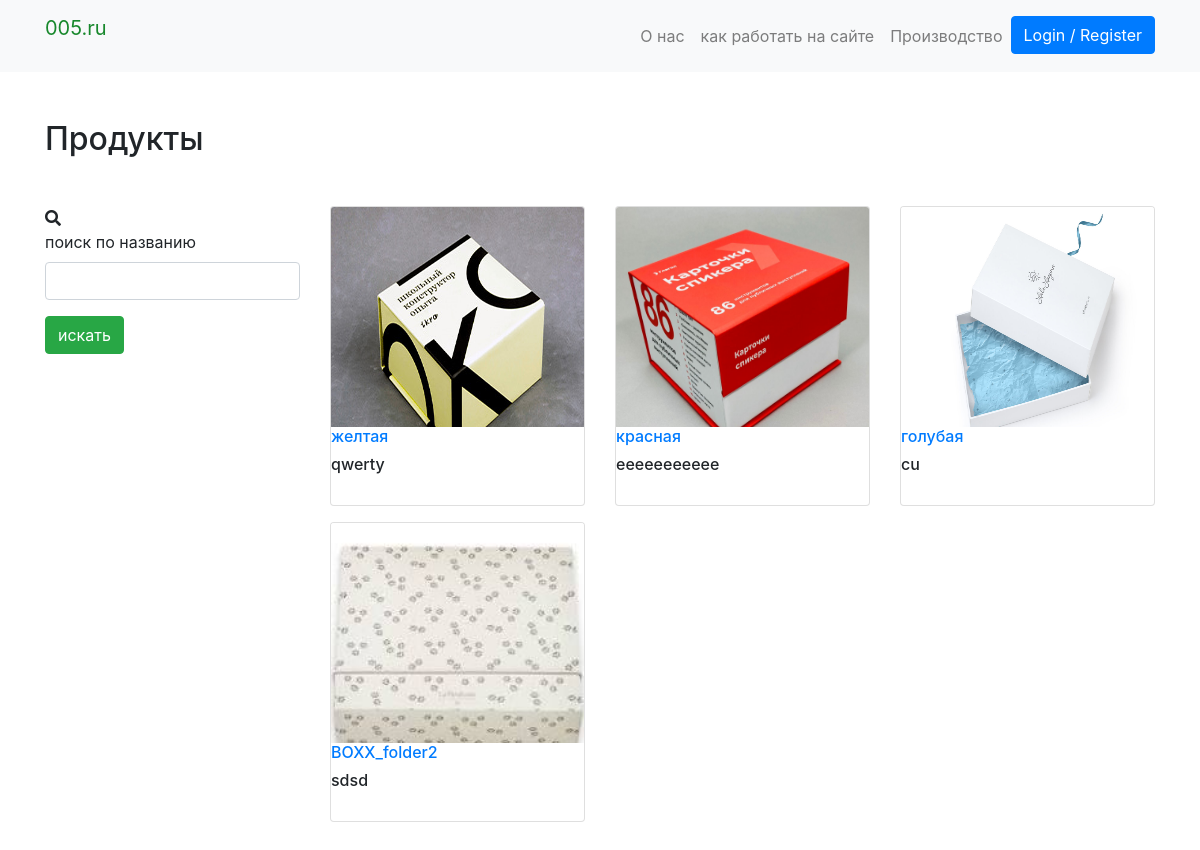
The page /products_by_category/1/ on the database its author committed.
### products/models.py (models this page shows, shortened)
class  Product(PolymorphicModel):
    BOX_SIZES = (
                ('50х50х35', '50х50х35'),
                ('60х60х40', '60х60х40'),
                ('60х60х40-P', '60х60х40-P'),
                ('80х80х40', '80х80х40'),
                ('80х80х40-P', '80х80х40-P'),
                ('240х185х120', '240х185х120'),
                ('270х220х70', '270х220х70'),
                ('корешок 25-40 круглый механизм 7200', 'корешок 25-40 круглый механизм 7200'),
                ('корешок 45-65 д-образный механизм', 'корешок 45-65 д-образный механизм'),
                )
    mainimage = models.ImageField(upload_to='products/', blank=True, null=True)
    name = models.CharField(max_length=300, default = None, null=True)
    slug = models.SlugField(default = None, null=True)
    subcategory = models.ForeignKey(SubCategory, on_delete=models.CASCADE, default = None, null=True)
    category = models.ForeignKey(Category, on_delete=models.CASCADE, default = None, null=True)
    preview_text = models.TextField(max_length=200, verbose_name='Preview Text', blank=True, null=True)
    detail_text = models.TextField(max_length=1000, verbose_name='Detail Text', blank=True, null=True)
    price = models.FloatField(default = None, null=True)
    tirazh = models.IntegerField(null=False)
    t = models.IntegerField(null=True)
    k = models.IntegerField(null=True)
    box_size = models.CharField(max_length=50, default='80х80х40')

class BoxType2(Product):
    def __init__(self, *args, **kwargs):
        super(BoxType2, self).__init__(*args, **kwargs)

class  Product(PolymorphicModel):
    BOX_SIZES = (
                ('50х50х35', '50х50х35'),
                ('60х60х40', '60х60х40'),
                ('60х60х40-P', '60х60х40-P'),
                ('80х80х40', '80х80х40'),
                ('80х80х40-P', '80х80х40-P'),
                ('240х185х120', '240х185х120'),
                ('270х220х70', '270х220х70'),
                ('корешок 25-40 круглый механизм 7200', 'корешок 25-40 круглый механизм 7200'),
                ('корешок 45-65 д-образный механизм', 'корешок 45-65 д-образный механизм'),
                )
    mainimage = models.ImageField(upload_to='products/', blank=True, null=True)
    name = models.CharField(max_length=300, default = None, null=True)
    slug = models.SlugField(default = None, null=True)
    subcategory = models.ForeignKey(SubCategory, on_delete=models.CASCADE, default = None, null=True)
    category = models.ForeignKey(Category, on_delete=models.CASCADE, default = None, null=True)
    preview_text = models.TextField(max_length=200, verbose_name='Preview Text', blank=True, null=True)
    detail_text = models.TextField(max_length=1000, verbose_name='Detail Text', blank=True, null=True)
    price = models.FloatField(default = None, null=True)
    tirazh = models.IntegerField(null=False)
    t = models.IntegerField(null=True)
    k = models.IntegerField(null=True)
    box_size = models.CharField(max_length=50, default='80х80х40')

class BoxType1(Product):
    def __init__(self, *args, **kwargs):
        super(BoxType1, self).__init__(*args, **kwargs)

class FolderType2(Product):
    def __init__(self, *args, **kwargs):
        super(FolderType2, self).__init__(*args, **kwargs)

### products/views.py (the view)
# urls.py: path('products_by_category/<category>/', products_by_category, name='products_by_category'),
def products_by_category(request, category):
    print("category", category)
    product_list  = Product.objects.filter(category = category)
    product_filter = ProductFilter(request.GET, queryset=product_list)
    return render(request, 'products/category_products.html', {'filter': product_filter})

### products/templates/products/category_products.html (shortened to what this page needs)
{% extends 'products/base.html' %}
{% load crispy_forms_tags %}
{% block content %}
  <div class="container my-5">
  	<h2 class="my-5">Продукты</h2>
    <div class="row">
    <div class="col-md-3">
		<span class="icon"><i class="fa fa-search"></i></span>
			<form method="get">
				{{ filter.form| crispy }}
			<button type= "submit"
		class= "btn btn-success btn-buy">
		  искать
		</button>
		</div>
    <div class="col-md-9">
		<div class="row">
			{% for product in filter.qs %}
		  <div class="col-md-6 col-sm-12 col-lg-4">
			<figure class="card card-product">
				<div class="img-wrap">
					<img src="{{ product.mainimage.url }}" style="width: 100%; height: 250px;">
				</div>
				<figcaption class="info-wrap">
					<h6 class="title text-dots"><a href="/product/{{ product.slug }}">{{ product.name }}</a></h6>
					<h6 class="title text-dots">{{ product.preview_text }}</a></h6>
					<div class="action-wrap">
					</div>
				</figcaption>
			</figure>
		</div>
      {% endfor %}
		</div>
	</div>
  </div>
  </div>
{% endblock %}

### products/templates/products/base.html (style rules this page uses)
.card { height: 300px; }
.card-product:after { content: ""; display: table; clear: both; visibility: hidden; }
.card-product .img-wrap { border-radius: 3px 3px 0 0; overflow: hidden; position: relative; height: 220px; text-align: center; }
.card-product .action-wrap { padding-top: 4px; margin-top: 4px; }
.card-product .title { margin-top: 0; }

### rows shown on the page
BoxType2: mainimage (picture), name "желтая", preview_text "qwerty"
BoxType2: mainimage (picture), name "красная", preview_text "eeeeeeeeeee"
BoxType1: mainimage (picture), name "голубая", preview_text "cu"
FolderType2: mainimage (picture), name "BOXX_folder2", preview_text "sdsd"
